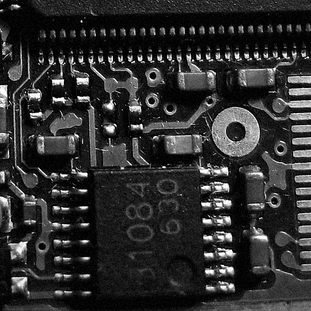
#> input picture tp3-en/traitement-images/ressources-tp3/06-circuit-bruite.png, 311 x 311 px, shrunk from 512 x 512 before the run
$ python 03_gradients.py
#> lines starting #> are read from the running program, lines starting #| are printed output that depends on the picture; long printed decimals are rounded
### tp3-en/traitement-images/tp3/tp3_support.py
"""Shared plotting helpers. The calculations requested in the lab stay in each script."""
from pathlib import Path
import matplotlib.pyplot as plt
import numpy as np
from PIL import Image

SCRIPT_DIR = Path(__file__).resolve().parent
RESOURCE_DIR = SCRIPT_DIR.parent / 'ressources-tp3'
if not RESOURCE_DIR.exists():
    RESOURCE_DIR = SCRIPT_DIR.parent / 'ressources'
RESULTS_DIR = SCRIPT_DIR / 'resultats'


def load_image(filename):
#> called with filename = '06-circuit-bruite.png'
    with Image.open(RESOURCE_DIR / filename) as source:
#> source is the input picture: PIL image 311x311 L; min 0, max 255, mean 46.3
        return np.asarray(source.convert('L'), dtype=float) / 255


def require(value):
    if value is None:
        raise NotImplementedError('Complete the TODO calculations before running the script.')
    return value


def save_figure(figure, filename):
    RESULTS_DIR.mkdir(exist_ok=True)
    figure.tight_layout()
    figure.savefig(RESULTS_DIR / filename, dpi=150, bbox_inches='tight')
    print('Saved figure:', RESULTS_DIR / filename)
    plt.show()


# [15 lines left out: function compare_images, not called in this run]


def show_profiles(cases, row, filename):
    figure, axis = plt.subplots(figsize=(10, 3.5))
    for title, image in cases:
        axis.plot(image[row, :], label=title)
    lower = min(0.0, min(float(image[row, :].min()) for _, image in cases)) - 0.05
    upper = max(1.0, max(float(image[row, :].max()) for _, image in cases)) + 0.05
    axis.set(xlabel='Column x', ylabel='Intensity', title=f'Intensity profile at row {row}', ylim=(lower, upper))
    axis.grid(alpha=0.25)
    axis.legend()
    save_figure(figure, filename)


def compare_gradients(cases, magnitudes, filename):
    figure, axes = plt.subplots(2, len(cases), figsize=(4*len(cases), 7), squeeze=False)
    maximum = max(float(require(magnitude).max()) for magnitude in magnitudes)
    for column, ((title, image), magnitude) in enumerate(zip(cases, magnitudes)):
        axes[0, column].imshow(image, cmap='gray', vmin=0, vmax=1)
        axes[0, column].set_title(title)
        axes[1, column].imshow(magnitude, cmap='gray', vmin=0, vmax=maximum)
        axes[1, column].set_title('Gradient magnitude, shared scale')
    for axis in axes.flat:
        axis.axis('off')
    save_figure(figure, filename)

### tp3-en/traitement-images/tp3/03_gradients.py
"""Observe how smoothing changes gradient maps."""
import numpy as np
from scipy import ndimage
from tp3_support import load_image, require, compare_gradients, show_profiles

image = load_image('06-circuit-bruite.png')
cases = [('No smoothing', image)]
for sigma in (1, 3):
    # TODO: apply a Gaussian filter with this sigma and mode='reflect'.
    smoothed = ndimage.gaussian_filter(image, sigma=1, mode='reflect')
    require(smoothed)
    cases.append((f'Gaussian, sigma={sigma}', smoothed))
#> this loop made 2 passes
#> pass 1, `smoothed = ndimage.gaussian_filter(image, sigma=1, mode='reflect')`:
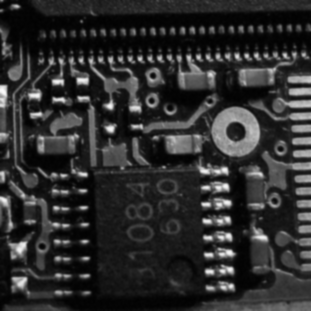
#> smoothed: shape (311, 311) float64; min 0.00453, max 0.981, mean 0.182
#> after the loop, cases = 3 items

magnitudes = []
for title, image in cases:
    # The factor 1/8 normalizes these Sobel kernels for a unit pixel step.
    gx = ndimage.sobel(image, axis=1, mode='reflect') / 8
    gy = ndimage.sobel(image, axis=0, mode='reflect') / 8
    # TODO: compute sqrt(gx**2 + gy**2), without clipping gx or gy.
    magnitude = np.sqrt(gx**2 + gy**2)
    magnitudes.append(require(magnitude))
    print(title, 'Gx range:', gx.min(), gx.max())
#> this loop made 3 passes
#> title on passes 1 to 3: 'No smoothing', 'Gaussian, sigma=1', 'Gaussian, sigma=3'
#| No smoothing Gx range: -0.4922 0.4882
#| Gaussian, sigma=1 Gx range: -0.2772 0.2833
#| Gaussian, sigma=3 Gx range: -0.2772 0.2833
#> pass 1, `gx = ndimage.sobel(image, axis=1, mode='reflect') / 8`:
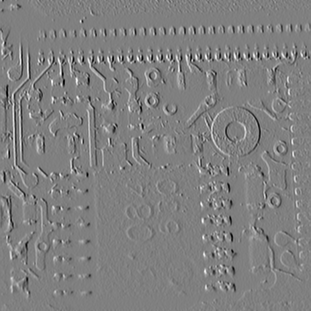
#> gx: shape (311, 311) float64; min -0.492, max 0.488, mean 0.000385; drawn with min black and max white
#> pass 1, `gy = ndimage.sobel(image, axis=0, mode='reflect') / 8`:
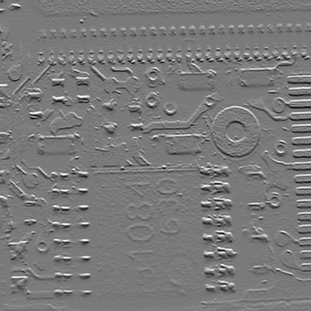
#> gy: shape (311, 311) float64; min -0.461, max 0.5, mean 0.000171; drawn with min black and max white
#> pass 1, `magnitude = np.sqrt(gx**2 + gy**2)`:
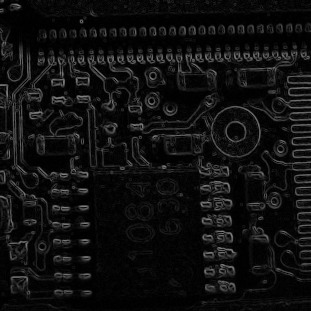
#> magnitude: shape (311, 311) float64; min 0, max 0.516, mean 0.0639
#> pass 2, `gx = ndimage.sobel(image, axis=1, mode='reflect') / 8`:
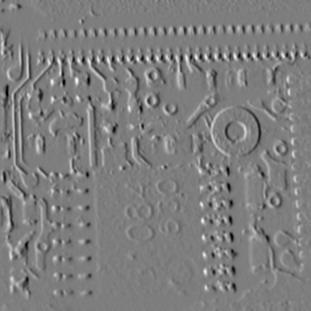
#> gx: shape (311, 311) float64; min -0.277, max 0.283, mean 0.000366; drawn with min black and max white
#> after the loop:
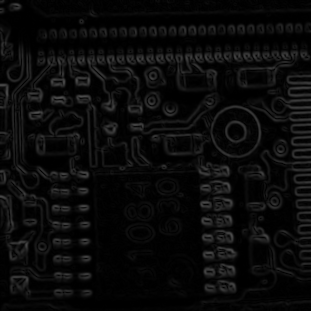
#> magnitude: shape (311, 311) float64; min 2.2e-05, max 0.308, mean 0.0424
#> after the loop, magnitudes = 3 items
compare_gradients(cases, magnitudes, '03-gradients.png')
#> in compare_gradients, `maximum = max(float(require(magnitude).max()) for magnitude in magnitu..`: maximum = 0.516
#> the loop in compare_gradients, `for column, ((title, image), magnitude) in enumerate(zip(cases, magnit..` made 3 passes
#> the loop in compare_gradients, `for axis in axes.flat:` made 6 passes
show_profiles(cases, 250, '03-profils.png')
#> the loop in show_profiles, `for title, image in cases:` made 3 passes
#> in show_profiles, `lower = min(0.0, min(float(image[row, :].min()) for _, image in cases)..`: lower = -0.05
#> in show_profiles, `upper = max(1.0, max(float(image[row, :].max()) for _, image in cases)..`: upper = 1.05
#> call 2 of save_figure, with filename = '03-profils.png'
#> in save_figure (call 2), `figure.savefig(RESULTS_DIR / filename, dpi=150, bbox_inches='tight')`:
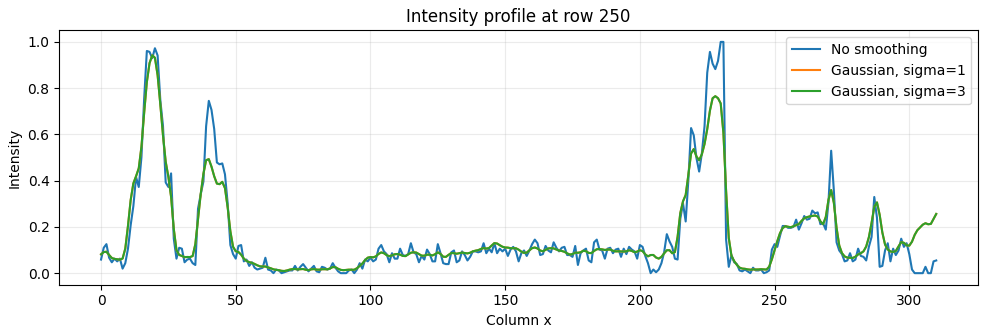
#> figure drawn by matplotlib, 1 panel; curve peaks at x = 230, y = 1; curve peaks at x = 19, y = 0.942; curve peaks at x = 19, y = 0.942
